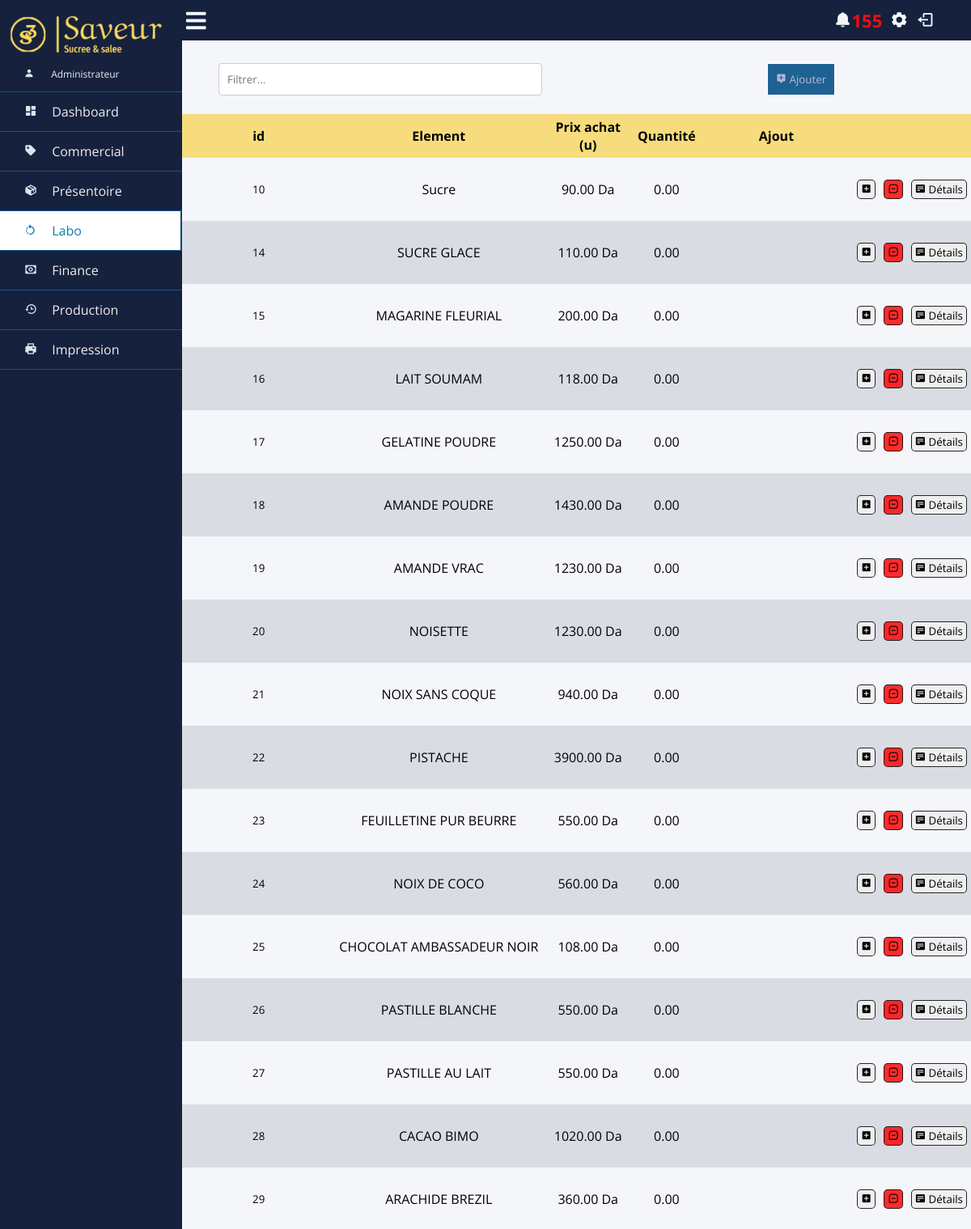
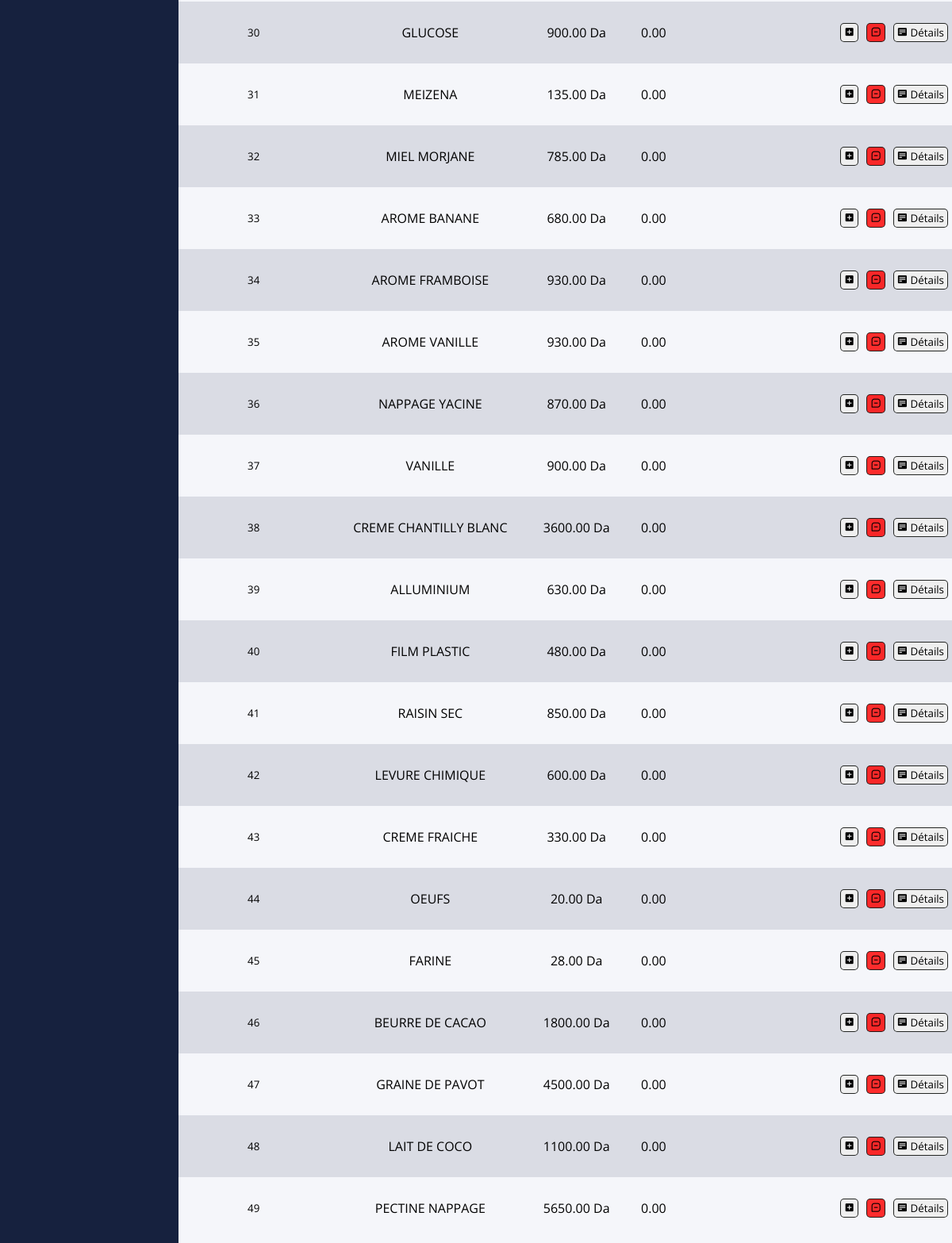
Screenshot of /labo/ (signed in) with the database file from the repository (2 pictures, top to bottom).
### app/models.py (models this page shows)
class element(models.Model):
    class e_categorie(models.TextChoices):
        VENOISERIE = 'Vénoiserie'
        PATISSERIE = "Patisserie"
        SALE = 'Salé'
        DIVERS = 'Divers'
    nom = models.CharField(max_length=30,null=True)
    prix_u = models.FloatField(max_length=10,null=True)
    prix_tt= models.FloatField(max_length=10,null=True)
    categorie = models.CharField(max_length=30,
        choices=e_categorie.choices,
        default=e_categorie.DIVERS,
    )
    quantite = models.FloatField(max_length=10,null=True)
    utilise = models.FloatField(max_length=10,null=True,default=0)
    date_dernier_ajout = models.DateField(default=datetime.date.today)
    minimum = models.FloatField(max_length=100,null=True)

### app/views.py (the view, shortened to what this page needs)
# urls.py: path('labo/', v.labo_view),
def labo_view(request):
    active_link = 'labo'
    if not request.user.is_authenticated:
        return redirect("/login/")
    if not request.user.is_superuser and not request.user.is_staff:
        return redirect("/commercial/")
    make_notif()
    notif_count = notif.objects.filter(etat=notif.etats.NONLU).count()
    elements = element.objects.all()
    if request.method == "GET":
        return render (request,'app/labo.html',{'active_link':active_link,"elements": elements, "notif_count":notif_count})

### app/views.py (called while the page is built)
def make_notif():
    products = produit.objects.all()
    elements = element.objects.all()
    for p in products :
        if p.quantite <= p.minimum :
            c = "Le Produit " + str(p.nom) + " est bientot en rupture : quantité disponible ("+str(p.quantite)+")"
            if notif.objects.filter(content=c):
                pass
            else:
                notif.objects.create(content=c)
    for e in elements :
        if e.quantite <= e.minimum :
            c = "Le stock " + str(e.nom) + " est bientot en rupture : quantité disponible ("+str(e.quantite)+")"
            if notif.objects.filter(content=c):
                pass
            else:
                notif.objects.create(content=c)

### templates/app/labo.html (shortened to what this page needs)
{% extends "base.html" %}
{% load static %}
{% block content %}
<div class="search_box">
  <input type="text" id="search_input" placeholder="Filtrer...">
  <button onclick="openPopup()" id="btn_ajouterproduit"><i class='bx bxs-message-alt-add'></i> Ajouter </button>
</div>
<table id="myTable">
<thead>
  <tr>
    <th>id</th>
    <th>Element</th>
    <th>Prix achat (u)</th>
    <th>Quantité</th>
    <th>Ajout</th>
    <th></th>
    <th></th>
    <th></th>
  </tr>
</thead>
<tbody>
  {% for element in elements %}
    <tr>
      <form action={{element.id}}>
      <td><input type="text" value={{element.id}} readonly></td>
      <td class="produit_name">{{element.nom}}</td>
      <td>{{element.prix_u | floatformat:2}} Da</td>
      <td id="td_quant">{{element.quantite | floatformat:2}}</td>
      <td id=""><input name="ajout_q" type="number" step="any"></td>
      <td><button type="submit" name="action" value="ajout"><i class='bx bxs-plus-square bx-burst-hover'></i></button></td>
      <td><button id="btn_utiliser"  type="submit" name="action" value="utiliser"><i class='bx bx-message-square-minus bx-burst-hover'></i></button></td>
      <td><button type="submit" name="action" value="details"><i class='bx bxs-detail'></i> Détails</button></td> </form>
    </tr>
  {% endfor %}
</tbody>
</table>
</div>
</div>
{% endblock content %}

### templates/base.html (shortened to what this page needs)
{% load static %}
<!DOCTYPE html>
<html lang="fr">
<head>
    <link href='https://unpkg.com/boxicons@2.1.2/css/boxicons.min.css' rel='stylesheet'>
    <link rel="stylesheet" href="https://use.fontawesome.com/releases/v5.8.1/css/all.css">
    {% block stylesheets %}
    <link rel="stylesheet" href="{% static 'app/base.css' %}">
    {% endblock stylesheets %}
</head>
<body {% if message %} onload="showAlert()" {% endif %}>
    <div class="wrapper">
        <div class="section">
            <div class="top_navbar">
                <div class="hamburger">
                    <a href="#">
                        <i class="fas fa-bars"></i>
                    </a>
                </div>
                <a class="a_notif" id="a_notif1"  href="/notifications/"> <i id="notif" class='bx bxs-bell'><span style="color: rgb(241, 14, 14); font-weight: bold;">{{notif_count}}</span> </i>   </a>
                {% if user.is_superuser %}
                <a class="a_notif" href="/users/"><i class='bx bxs-cog'></i></a>
                {%endif%}
                <a class="a_notif" href="/logout"><i class='bx bx-log-out'></i></a>
            </div>
        </div>
        <div class="sidebar">
            <img id="logo_picture" src="{% static 'app/assets/logo.png' %}" >
            <ul>
                <li>
                    <a  id="active2" style="font-size: 12px;">
                        <span class="icon"><i class='bx bxs-user'></i></span>
                        {% if user.is_superuser %}<span class="item">Administrateur</span>{%else%}
                        <span class="item" style="font-size: 4;">{{user.first_name}} {{user.last_name}}</span>{% endif %}
                    </a>
                </li>
                <li>
                    <a class="{% if active_link == 'dashboard' %}active{% endif %}" href="/dash/">
                        <span class="icon"><i class='bx bxs-dashboard'></i></span>
                        <span class="item">Dashboard</span>
                    </a>
                </li>
                <li>
                    <a class="{% if active_link == 'commercial' %}active{% endif %}" href="/commercial/">
                        <span class="icon"><i class='bx bxs-purchase-tag'></i></span>
                        <span class="item">Commercial</span>
                    </a>
                </li>
                <li>
                    <a class="{% if active_link == 'presentoire' %}active{% endif %}" href="/presentoire/">
                        <span class="icon"><i class='bx bxs-package'></i></span>
                        <span class="item">Présentoire</span>
                    </a>
                </li>
                <li>
                    <a class="{% if active_link == 'labo' %}active{% endif %}" href="/labo/">
                        <span class="icon"><i class='bx bx-rotate-left'></i></span>
                        <span class="item">Labo</span>
                    </a>
                </li>
                <li>
                    <a class="{% if active_link == 'finance' %}active{% endif %}" href="/finance/">
                        <span class="icon"><i class='bx bx-money'></i></span>
                        <span class="item">Finance</span>
                    </a>
                </li>
                <li>
                    <a class="{% if active_link == 'production' %}active{% endif %}" href="/production/">
                        <span class="icon"><i class='bx bx-history'></i></span>
                        <span class="item">Production</span>
                    </a>
                </li>
                <li>
                    <a class="{% if active_link == 'impression' %}active{% endif %}" href="/impression/">
                        <span class="icon"><i class='bx bxs-printer'></i></span>
                        <span class="item">Impression</span>
                    </a>
                </li>
            </ul>
        </div>
        <div class="info">
            {% block content%}
            {% endblock content %}
</body>
</html>

### static/app/base.css (style rules this page uses)
* { list-style: none; text-decoration: none; margin: 0; padding: 0; box-sizing: border-box; font-family: 'Open Sans', sans-serif; scrollbar-width: none; }
body { background: #f5f6fa; scrollbar-width: none; }
.wrapper .sidebar { background: #16213e; position: fixed; top: 0; left: 0; width: 225px; height: 100%; padding: 20px 0; transition: all 0.5s ease; }
.wrapper .sidebar ul li a { display: block; padding: 13px 30px; border-bottom: 1px solid #10558d; color: rgb(241, 237, 237); font-size: 16px; position: relative; }
.wrapper .sidebar ul li a .icon { color: #dee4ec; width: 30px; display: inline-block; }
.wrapper .sidebar ul li a:hover, .wrapper .sidebar ul li a.active { color: #0c7db1; background:white; border-right: 2px solid rgb(5, 68, 104); }
.wrapper .sidebar ul li a:hover .icon, .wrapper .sidebar ul li a.active .icon { color: #0c7db1; }
.wrapper .sidebar ul li a:hover:before, .wrapper .sidebar ul li a.active:before { display: block; }
.wrapper .section { width: calc(100% - 225px); margin-left: 225px; transition: all 0.5s ease; }
.wrapper .section .top_navbar { background:#16213e; height: 50px; display: flex; align-items: center; padding-left: 5px; }
.wrapper .section .top_navbar .hamburger a { font-size: 28px; color: #f4fbff; }
.wrapper .section .top_navbar .a_notif { font-size: 22px; color: #f4fbff; margin-left: 10px; }
.wrapper .info { width: calc(100% - 225px); margin-left: 225px; transition: all 0.5s ease; height: 100%; }
#logo_picture { max-width: 200px; max-height: 50px; }
@media only screen and (min-width: 600px) { #a_notif1 { margin-left: 80%; } }
.info { overflow: auto; margin-top: 0px; padding: 5px 0; }
.info table { width: 100%; border-collapse: collapse; table-layout: auto; }
.info table tbody tr:nth-child(even) { background-color: #16213e1e }
.info table thead th { height: 30px; background: #f7d55ac7 ; border: 0px; color: black; padding: 5px ; }
.info table tbody td { text-align: center; padding-top: 10px; padding-bottom: 10px ; padding-left: 5px; padding-right: 5px; overflow: hidden; text-overflow: clip; white-space: nowrap; }
.info table tbody td button { transition-duration: 0.4s; padding: 2px 4px; border-radius: 5px; border: 0.5px solid #161816ef; }
.search_box { margin: 5px 20px; padding: 10px 20px; }
#search_input { padding: 10px; width: 400px; }
.search_box button { padding: 10px; background: #0d578bec; color: #bdb8d7; border: 1px white solid; }
#btn_ajouterproduit { margin-left: 30%; }
.info table tbody td input { background: transparent; border: 0px; text-align: center; }
#btn_utiliser { background-color: rgba(255, 0, 0, 0.822); }
#notif { color: #f3f5f9; }
input[type=text],[type=number],[type=date],[type=email], select { width: 80%; padding: 12px 20px; margin: 8px 5px; display: inline-block; border: 1px solid #ccc; border-radius: 4px; box-sizing: border-box; }

### rows the page displays
element: id "10", nom "Sucre", prix_u "90.00", quantite "0.00"
element: id "14", nom "SUCRE GLACE", prix_u "110.00", quantite "0.00"
element: id "15", nom "MAGARINE FLEURIAL", prix_u "200.00", quantite "0.00"
element: id "16", nom "LAIT SOUMAM", prix_u "118.00", quantite "0.00"
element: id "17", nom "GELATINE POUDRE", prix_u "1250.00", quantite "0.00"
element: id "18", nom "AMANDE POUDRE", prix_u "1430.00", quantite "0.00"
element: id "19", nom "AMANDE VRAC", prix_u "1230.00", quantite "0.00"
element: id "20", nom "NOISETTE", prix_u "1230.00", quantite "0.00"
element: id "21", nom "NOIX SANS COQUE", prix_u "940.00", quantite "0.00"
element: id "22", nom "PISTACHE", prix_u "3900.00", quantite "0.00"
element: id "23", nom "FEUILLETINE PUR BEURRE", prix_u "550.00", quantite "0.00"
element: id "24", nom "NOIX DE COCO", prix_u "560.00", quantite "0.00"
element: id "25", nom "CHOCOLAT AMBASSADEUR NOIR", prix_u "108.00", quantite "0.00"
element: id "26", nom "PASTILLE BLANCHE", prix_u "550.00", quantite "0.00"
element: id "27", nom "PASTILLE AU LAIT", prix_u "550.00", quantite "0.00"
element: id "28", nom "CACAO BIMO", prix_u "1020.00", quantite "0.00"
element: id "29", nom "ARACHIDE BREZIL", prix_u "360.00", quantite "0.00"
element: id "30", nom "GLUCOSE", prix_u "900.00", quantite "0.00"
element: id "31", nom "MEIZENA", prix_u "135.00", quantite "0.00"
element: id "32", nom "MIEL MORJANE", prix_u "785.00", quantite "0.00"
element: id "33", nom "AROME BANANE", prix_u "680.00", quantite "0.00"
element: id "34", nom "AROME FRAMBOISE", prix_u "930.00", quantite "0.00"
element: id "35", nom "AROME VANILLE", prix_u "930.00", quantite "0.00"
element: id "36", nom "NAPPAGE YACINE", prix_u "870.00", quantite "0.00"
element: id "37", nom "VANILLE", prix_u "900.00", quantite "0.00"
element: id "38", nom "CREME CHANTILLY BLANC", prix_u "3600.00", quantite "0.00"
element: id "39", nom "ALLUMINIUM", prix_u "630.00", quantite "0.00"
element: id "40", nom "FILM PLASTIC", prix_u "480.00", quantite "0.00"
element: id "41", nom "RAISIN SEC", prix_u "850.00", quantite "0.00"
element: id "42", nom "LEVURE CHIMIQUE", prix_u "600.00", quantite "0.00"
element: id "43", nom "CREME FRAICHE", prix_u "330.00", quantite "0.00"
element: id "44", nom "OEUFS", prix_u "20.00", quantite "0.00"
element: id "45", nom "FARINE", prix_u "28.00", quantite "0.00"
element: id "46", nom "BEURRE DE CACAO", prix_u "1800.00", quantite "0.00"
element: id "47", nom "GRAINE DE PAVOT", prix_u "4500.00", quantite "0.00"
element: id "48", nom "LAIT DE COCO", prix_u "1100.00", quantite "0.00"
element: id "49", nom "PECTINE NAPPAGE", prix_u "5650.00", quantite "0.00"

### other values shown
{{ notif_count }} "155"
